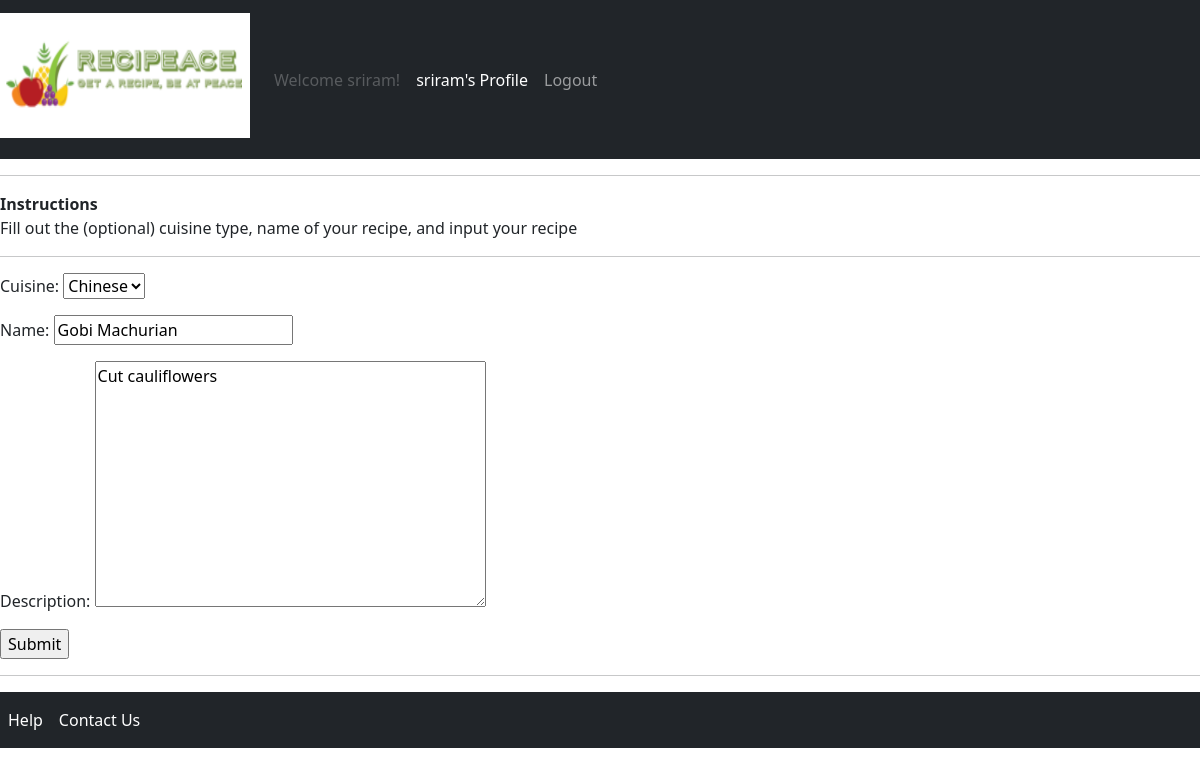
/update-recipe/18/ (signed in), run on the app's committed database.
### base/models.py (models this page shows, shortened)
class Recipe(models.Model):
    host = models.ForeignKey(User, on_delete=models.SET_NULL, null=True)
    cuisine = models.ForeignKey(Cuisine, on_delete=models.SET_NULL, null=True)
    name = models.CharField(max_length=200)
    description = models.TextField(null=True, blank=True)
    updated = models.DateTimeField(auto_now=True)
    created = models.DateTimeField(auto_now_add=True)
    class Meta:
        ordering = ['-updated','-created']

class Cuisine(models.Model):
    name = models.CharField(max_length=200)
    def __str__(self) -> str:
        return self.name

### base/views.py (the view)
# urls.py: path('update-recipe/<str:pk>/', views.updateRecipe, name="update-recipe"),
@login_required(login_url='login')
def updateRecipe(request, pk):
    recipe = Recipe.objects.get(id=pk)
    form  = RecipeForm(instance=recipe)
    if request.user != recipe.host:
        return HttpResponse('Restricted action')
    if request.method == 'POST':
        form = RecipeForm(request.POST, instance=recipe)
        if form.is_valid():
            form.save()
            return redirect('home')
    context = {'form': form}
    return render(request, 'base/recipe_form.html', context)

### base/forms.py
class RecipeForm(ModelForm):
    class Meta:
        model = Recipe
        fields = '__all__'
        exclude = ['host']

### base/templates/base/recipe_form.html (shortened to what this page needs)
{% extends 'main.html' %} {% block content %}
<div>
  <form method="POST" action="">
    <strong>Instructions</strong>
    <p>
      Fill out the (optional) cuisine type, name of your recipe, and input your
      recipe
    </p>
    <hr />
    {{form.as_p}}
    <input type="Submit" value="Submit" />
  </form>
</div>
{% endblock content%}

### templates/navbar.html (shortened to what this page needs)
{%load static%}
<nav class="navbar navbar-expand-lg navbar-dark bg-dark">
  <a href="/" class="navbar-brand mb=0 h1">
    <img src="{%static 'logo.png'%}" width="250" height="125" />
  </a>
  {% if request.user.is_authenticated %}
  <div class="collapse navbar-collapse" id="navbar-nav">
    <ul class="navbar-nav">
      <li class="nav-item">
        <a href="'#" class="nav-link disabled">Welcome {{request.user}}!</a>
      </li>
      <li class="nav-item active">
        <a
          href="{%url 'recipe-generator' request.user.id%}"
          class="nav-link active"
          >{{request.user}}'s Profile</a
        >
      </li>
      <li class="nav-item">
        <a href="{%url 'logout'%}" class="nav-link">Logout</a>
      </li>
    </ul>
  </div>
  {%endif%}
</nav>
<hr />

### data on the page
Recipe: cuisine "Chinese", description "Cut cauliflowers"
Cuisine: name "Gobi Machurian"

### other printed values
{{ request.user }} "sriram"
